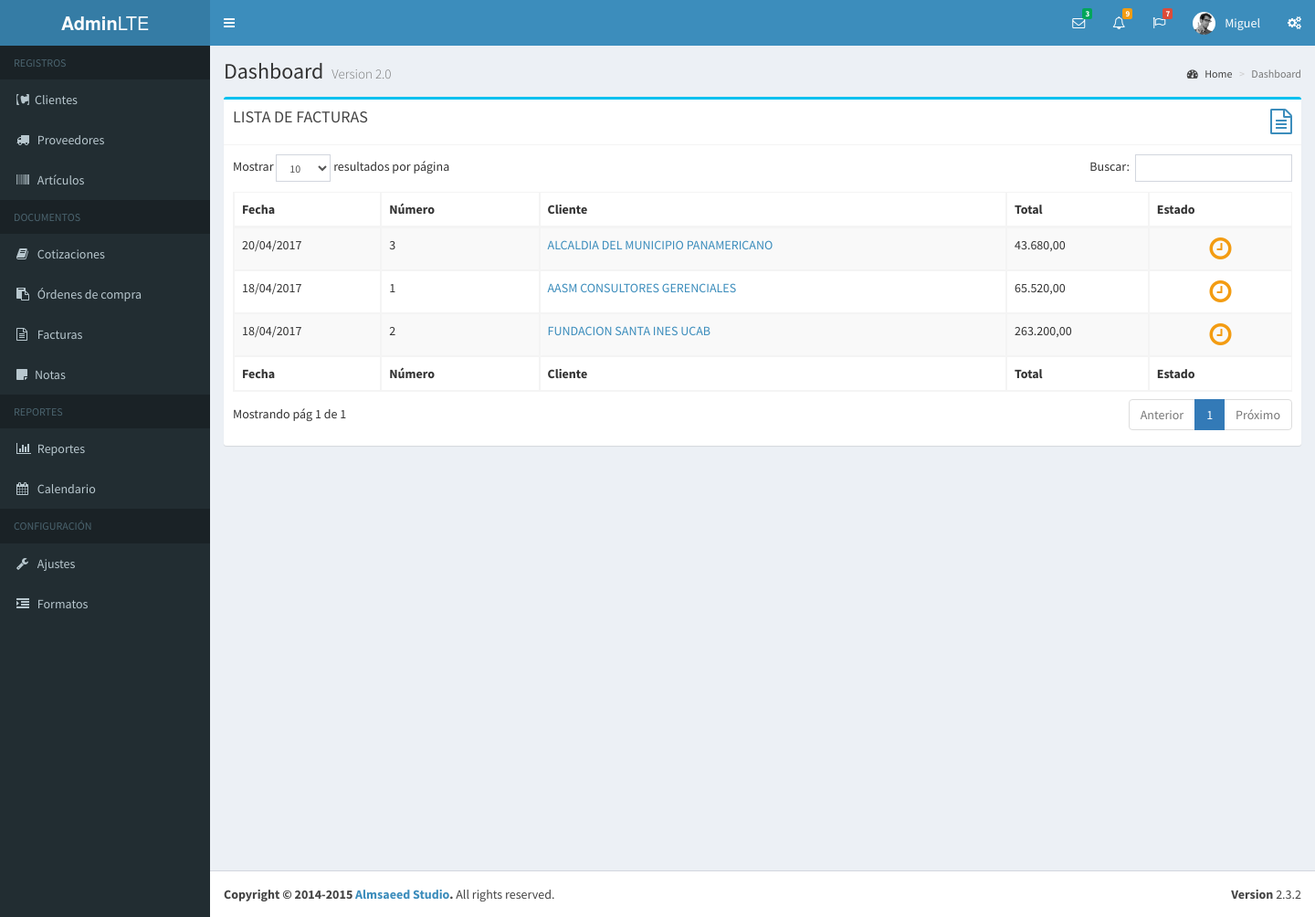
Page /facturas.php (signed in) on the earlier database version.
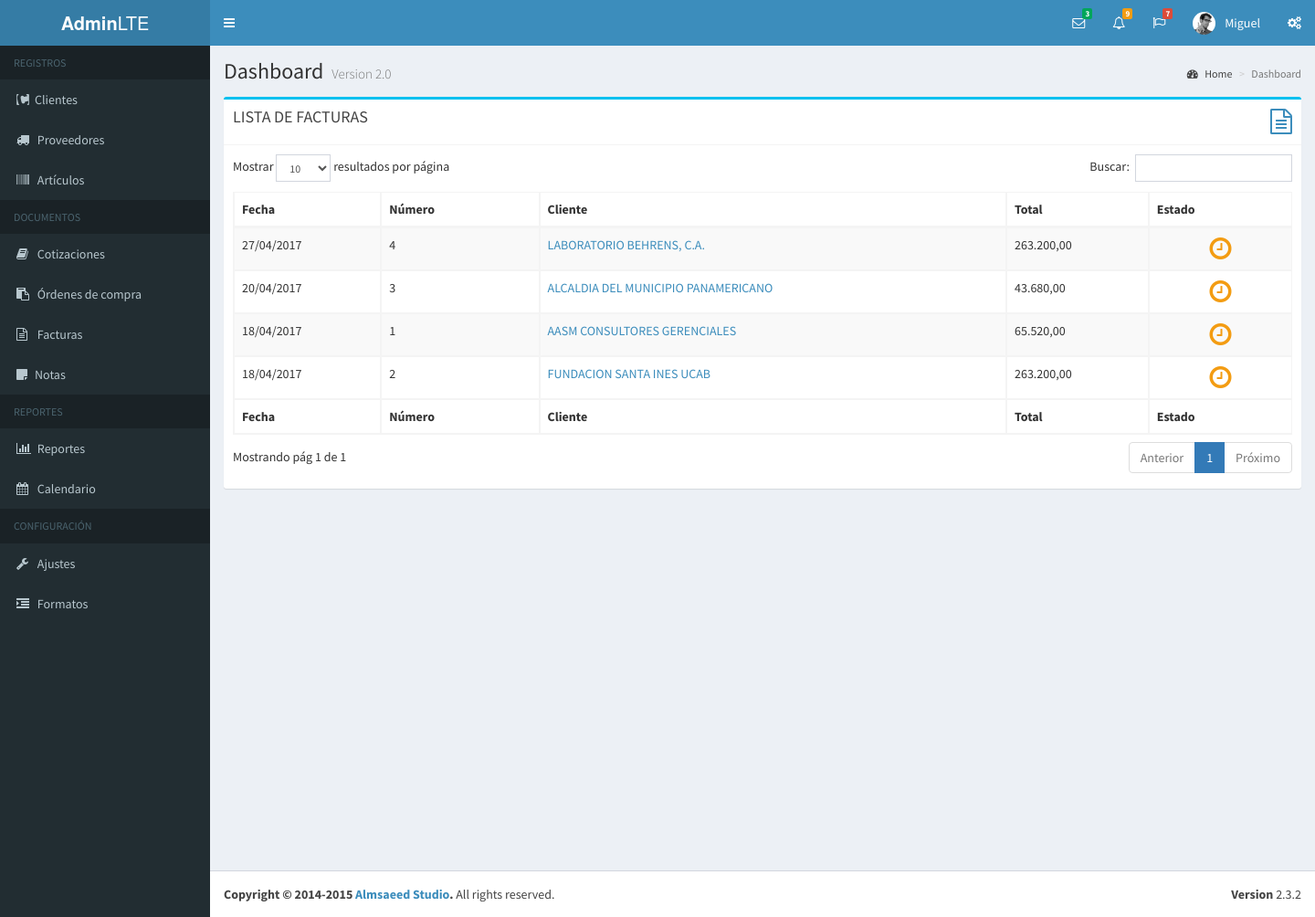
Same page on the later database version.
### tables this page shows
CREATE TABLE IF NOT EXISTS `factura` (
  `idFactura` int(5) NOT NULL AUTO_INCREMENT,
  `numero` int(5) NOT NULL,
  `idCliente` int(7) DEFAULT NULL,
  `fecha_emision` datetime DEFAULT NULL,
  `fecha_registro` datetime DEFAULT NULL,
  `fecha_modificacion` datetime DEFAULT NULL,
  `fecha_vencimiento` datetime DEFAULT NULL,
  `fecha_venc_sist` datetime DEFAULT NULL,
  `fecha_pago` datetime DEFAULT NULL,
  `fecha_anulacion` datetime DEFAULT NULL,
  `idCotizacion` int(7) DEFAULT NULL,
  `orden_compra` varchar(15) DEFAULT NULL,
  `estado` varchar(20) DEFAULT NULL,
  `valor_condicion` int(11) DEFAULT NULL,
  `condicion` varchar(30) DEFAULT NULL,
  `idVendedor` int(1) DEFAULT NULL,
  `iva` decimal(10,2) DEFAULT NULL,
  `SubTotal` varchar(9) DEFAULT NULL,
  `TotalDescto` int(1) DEFAULT NULL,
  `TotalRecargo` int(1) DEFAULT NULL,
  `Total` varchar(10) DEFAULT NULL,
  `TipoDoc` varchar(1) DEFAULT NULL,
  `introduccion` varchar(200) DEFAULT NULL,
  `Observaciones` varchar(50) DEFAULT NULL,
  `Observaciones1` varchar(50) DEFAULT NULL,
  `Observaciones2` varchar(50) DEFAULT NULL,
  `Observaciones3` varchar(50) DEFAULT NULL,
  `idUsuario` int(11) DEFAULT NULL,
  PRIMARY KEY (`idFactura`),
  KEY `idUsuario` (`idUsuario`),
  KEY `IdCotizacion` (`idCotizacion`)
);

CREATE TABLE IF NOT EXISTS `cliente` (
  `idCliente` int(5) NOT NULL AUTO_INCREMENT,
  `Nombre` varchar(51) NOT NULL,
  `Rif` varchar(13) NOT NULL,
  `pcontacto` varchar(50) DEFAULT NULL,
  `Nit` int(11) DEFAULT NULL,
  `direccion1` varchar(100) DEFAULT NULL,
  `direccion2` varchar(100) DEFAULT NULL,
  `Ciudad` varchar(30) DEFAULT NULL,
  `telefono1` varchar(20) DEFAULT NULL,
  `telefono2` varchar(20) DEFAULT NULL,
  `IdZona` int(1) DEFAULT NULL,
  `CodPos` varchar(12) DEFAULT NULL,
  `IdCondicion` int(2) DEFAULT NULL,
  `VigCre` varchar(10) DEFAULT NULL,
  `MonCre` int(1) DEFAULT NULL,
  `IdVendedor` int(1) DEFAULT NULL,
  `PagWeb` varchar(30) DEFAULT NULL,
  `Email` varchar(30) DEFAULT NULL,
  `IdCodContab` int(1) DEFAULT NULL,
  `NroPrecio` int(1) DEFAULT NULL,
  `AccionSql` varchar(4) DEFAULT NULL,
  PRIMARY KEY (`idCliente`)
);

### bd/data-usuario.php (called while the page is built, shortened)
<?php
	function obtenerUsuarioPorId( $idu, $dbh ){
		$sql = "select * from usuario where idUsuario = $idu";
		$data_user = mysql_fetch_array( mysql_query ( $sql, $dbh ) );
		return $data_user;
	}
?>

### bd/data-factura.php (called while the page is built, shortened)
<?php
	function obtenerListaFacturas( $link, $idu, $estado ){
		$xq = ""; $lista_f = array();
		$q = "Select F.IdFactura as id, F.numero as numero, F.estado as estado,
		C.idCliente as idc, C.Nombre as cliente, F.valor_condicion as vcondicion,
		date_format(F.fecha_emision,'%d/%m/%Y') as Fecha, F.total as Total
		From factura F, cliente C where F.IdCliente = C.idCliente and idUsuario = $idu $xq
		order by F.fecha_emision desc";
		$data = mysql_query( $q, $link );
		while( $f = mysql_fetch_array( $data ) ){
			$lista_f[] = $f;
		}
		return $lista_f;
	}

### fn/fn-documento.php (called while the page is built, shortened)
<?php
	function iconoEstado( $estado ){
		$icono = array(
			""	=> array("icono" => " fa-sticky-note", "color" => "verde"),
			"pendiente"	=> array("icono" => "fa-clock-o", "color" => "amarillo"),
			"aprobada"	=> array("icono" => "fa-thumbs-up", "color" => "verde"),
			"pagada"	=> array("icono" => "fa-check", "color" => "azul"),
			"vencida"	=> array("icono" => "fa-calendar-times-o", "color" => "gris"),
			"anulada" 	=> array("icono" => "fa-ban", "color" => "rojo")
		);
		return $icono[$estado];
	}
?>

### subforms/tablas/tabla_facturas.php (the view, shortened to what this page needs)
<?php
	$facturas = obtenerListaFacturas( $dbh, $usuario["idUsuario"], "" );
?>
<table id="lfacturas" class="table table-bordered table-striped">
    <thead>
      <tr>
        <th>Fecha</th><th>Número</th><th>Cliente</th><th>Total</th><th>Estado</th>
      </tr>
    </thead>
    <tbody>
        <?php foreach( $facturas as $f ){ $ie = iconoEstado( $f["estado"] ); ?>
        <tr>
            <td> <?php echo $f["Fecha"];?> </td>
            <td> <?php echo $f["numero"];?> </td>
            <td> <a href="documento.php?tipo_documento=fac&id=<?php echo $f["id"]; ?>">
            <?php echo $f["cliente"]; ?></a> </td>
            <td> <?php echo number_format( $f["Total"], 2, ",", "." ); ?> </td>
            <td align="center">
              <i class="fa fa-2x <?php echo $ie["icono"]." ".$ie["color"]; ?>"></i>
            </td>
        </tr>
        <?php } ?>
    </tbody>
    <tfoot>
      <tr>
          <th>Fecha</th><th>Número</th><th>Cliente</th><th>Total</th><th>Estado</th>
      </tr>
    </tfoot>
</table>

Differences in the rows shown:
added factura: Fecha "27/04/2017", numero "4", idCliente.Nombre "LABORATORIO BEHRENS, C.A.", Total "263.200,00"
